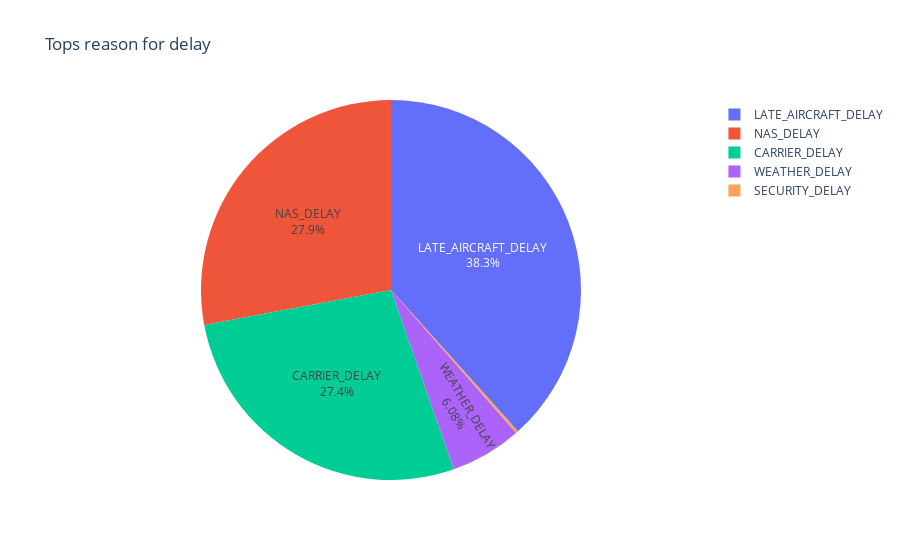

Here is the notebook cell this chart was saved with:
### Code cell
# What is the most significant reason for delay
import plotly.express as px
# use px to plot a pie
fig = px.pie(df_delay, values='delay_volume', names='delay_type', title='Tops reason for delay')
fig.update_traces(textposition='inside', textinfo='percent+label')
fig.show()

### Figure 1 — Plotly figure (JSON) as saved in the notebook; plotly's stock layout.template omitted (floating-point values rounded to 4 significant figures)
{"data": [{"domain": {"x": [0, 1], "y": [0, 1]}, "hovertemplate": "delay_type=%{label}<br>delay_volume=%{value}<extra></extra>", "labels": ["CARRIER_DELAY", "WEATHER_DELAY", "NAS_DELAY", "SECURITY_DELAY", "LATE_AIRCRAFT_DELAY"], "legendgroup": "", "name": "", "showlegend": true, "textinfo": "percent+label", "textposition": "inside", "type": "pie", "values": [1991245, 441926, 2029211, 15226, 2785160]}], "layout": {"legend": {"tracegroupgap": 0}, "title": {"text": "Tops reason for delay"}}}
